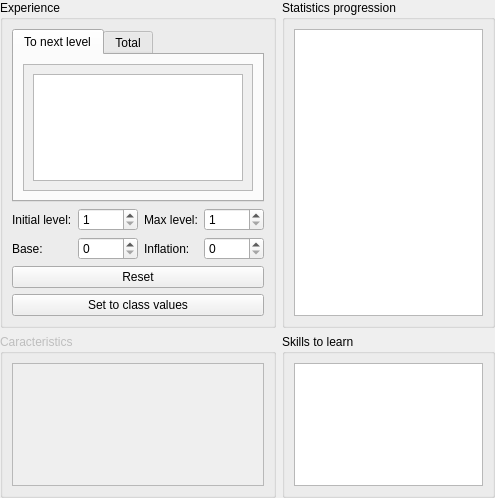
<?xml version="1.0" encoding="UTF-8"?>
<ui version="4.0">
 <class>PanelDatasClass</class>
 <widget class="QWidget" name="PanelDatasClass">
  <property name="geometry">
   <rect>
    <x>0</x>
    <y>0</y>
    <width>495</width>
    <height>498</height>
   </rect>
  </property>
  <property name="windowTitle">
   <string>Form</string>
  </property>
  <layout class="QGridLayout" name="gridLayout">
   <property name="leftMargin">
    <number>0</number>
   </property>
   <property name="topMargin">
    <number>0</number>
   </property>
   <property name="rightMargin">
    <number>0</number>
   </property>
   <property name="bottomMargin">
    <number>0</number>
   </property>
   <item row="0" column="0">
    <layout class="QGridLayout" name="gridLayout_37" rowstretch="2,1">
     <item row="0" column="0">
      <widget class="QGroupBox" name="groupBox_30">
       <property name="enabled">
        <bool>true</bool>
       </property>
       <property name="title">
        <string>Experience</string>
       </property>
       <layout class="QGridLayout" name="gridLayout_38">
        <item row="2" column="0">
         <widget class="QPushButton" name="pushButtonSetClassValues">
          <property name="enabled">
           <bool>true</bool>
          </property>
          <property name="text">
           <string>Set to class values</string>
          </property>
         </widget>
        </item>
        <item row="0" column="0">
         <layout class="QVBoxLayout" name="verticalLayout_21" stretch="0,0">
          <item>
           <widget class="QTabWidget" name="tabWidget">
            <property name="currentIndex">
             <number>0</number>
            </property>
            <widget class="QWidget" name="tab">
             <attribute name="title">
              <string>To next level</string>
             </attribute>
             <layout class="QGridLayout" name="gridLayout_2">
              <item row="0" column="0">
               <widget class="QScrollArea" name="scrollArea">
                <property name="focusPolicy">
                 <enum>Qt::NoFocus</enum>
                </property>
                <property name="widgetResizable">
                 <bool>true</bool>
                </property>
                <widget class="QWidget" name="scrollAreaWidgetContents">
                 <property name="geometry">
                  <rect>
                   <x>0</x>
                   <y>0</y>
                   <width>262</width>
                   <height>102</height>
                  </rect>
                 </property>
                 <layout class="QGridLayout" name="gridLayout_4">
                  <item row="0" column="0">
                   <widget class="WidgetTableProgression" name="tableWidgetNextLevel">
                    <property name="cursor" stdset="0">
                     <cursorShape>PointingHandCursor</cursorShape>
                    </property>
                    <property name="focusPolicy">
                     <enum>Qt::NoFocus</enum>
                    </property>
                    <property name="editTriggers">
                     <set>QAbstractItemView::AnyKeyPressed|QAbstractItemView::DoubleClicked|QAbstractItemView::EditKeyPressed|QAbstractItemView::SelectedClicked</set>
                    </property>
                   </widget>
                  </item>
                 </layout>
                </widget>
               </widget>
              </item>
             </layout>
            </widget>
            <widget class="QWidget" name="tab_2">
             <attribute name="title">
              <string>Total</string>
             </attribute>
             <layout class="QGridLayout" name="gridLayout_3">
              <item row="0" column="0">
               <widget class="QScrollArea" name="scrollArea_2">
                <property name="widgetResizable">
                 <bool>true</bool>
                </property>
                <widget class="QWidget" name="scrollAreaWidgetContents_2">
                 <property name="geometry">
                  <rect>
                   <x>0</x>
                   <y>0</y>
                   <width>262</width>
                   <height>102</height>
                  </rect>
                 </property>
                 <layout class="QGridLayout" name="gridLayout_5">
                  <item row="0" column="0">
                   <widget class="WidgetTableProgression" name="tableWidgetTotalLevel">
                    <property name="editTriggers">
                     <set>QAbstractItemView::NoEditTriggers</set>
                    </property>
                   </widget>
                  </item>
                 </layout>
                </widget>
               </widget>
              </item>
             </layout>
            </widget>
           </widget>
          </item>
          <item>
           <layout class="QGridLayout" name="gridLayout_28" columnstretch="0,1,0,1">
            <item row="1" column="3">
             <widget class="QSpinBox" name="spinBoxClassInflation">
              <property name="maximumSize">
               <size>
                <width>60</width>
                <height>16777215</height>
               </size>
              </property>
              <property name="focusPolicy">
               <enum>Qt::StrongFocus</enum>
              </property>
              <property name="minimum">
               <number>0</number>
              </property>
              <property name="maximum">
               <number>999999999</number>
              </property>
             </widget>
            </item>
            <item row="1" column="0">
             <widget class="QLabel" name="label_16">
              <property name="text">
               <string>Base:</string>
              </property>
             </widget>
            </item>
            <item row="0" column="0">
             <widget class="QLabel" name="label_14">
              <property name="text">
               <string>Initial level:</string>
              </property>
             </widget>
            </item>
            <item row="0" column="1">
             <widget class="QSpinBox" name="spinBoxClassInitialLevel">
              <property name="maximumSize">
               <size>
                <width>60</width>
                <height>16777215</height>
               </size>
              </property>
              <property name="focusPolicy">
               <enum>Qt::StrongFocus</enum>
              </property>
              <property name="minimum">
               <number>1</number>
              </property>
              <property name="maximum">
               <number>99999</number>
              </property>
             </widget>
            </item>
            <item row="0" column="2">
             <widget class="QLabel" name="label_15">
              <property name="text">
               <string>Max level:</string>
              </property>
             </widget>
            </item>
            <item row="0" column="3">
             <widget class="QSpinBox" name="spinBoxClassMaxLevel">
              <property name="maximumSize">
               <size>
                <width>60</width>
                <height>16777215</height>
               </size>
              </property>
              <property name="focusPolicy">
               <enum>Qt::StrongFocus</enum>
              </property>
              <property name="minimum">
               <number>1</number>
              </property>
              <property name="maximum">
               <number>99999</number>
              </property>
             </widget>
            </item>
            <item row="1" column="1">
             <widget class="QSpinBox" name="spinBoxClassBase">
              <property name="maximumSize">
               <size>
                <width>60</width>
                <height>16777215</height>
               </size>
              </property>
              <property name="focusPolicy">
               <enum>Qt::StrongFocus</enum>
              </property>
              <property name="minimum">
               <number>0</number>
              </property>
              <property name="maximum">
               <number>999999999</number>
              </property>
             </widget>
            </item>
            <item row="1" column="2">
             <widget class="QLabel" name="label_17">
              <property name="text">
               <string>Inflation:</string>
              </property>
             </widget>
            </item>
           </layout>
          </item>
         </layout>
        </item>
        <item row="1" column="0">
         <widget class="QPushButton" name="pushButtonReset">
          <property name="text">
           <string>Reset</string>
          </property>
         </widget>
        </item>
       </layout>
      </widget>
     </item>
     <item row="0" column="1">
      <widget class="QGroupBox" name="groupBox_20">
       <property name="title">
        <string>Statistics progression</string>
       </property>
       <layout class="QGridLayout" name="gridLayout_26">
        <item row="0" column="0">
         <widget class="WidgetSuperTree" name="treeViewStatisticsProgression">
          <property name="editTriggers">
           <set>QAbstractItemView::NoEditTriggers</set>
          </property>
          <property name="indentation">
           <number>0</number>
          </property>
          <attribute name="headerDefaultSectionSize">
           <number>57</number>
          </attribute>
          <attribute name="headerMinimumSectionSize">
           <number>2</number>
          </attribute>
          <attribute name="headerStretchLastSection">
           <bool>false</bool>
          </attribute>
         </widget>
        </item>
       </layout>
      </widget>
     </item>
     <item row="1" column="0">
      <widget class="QGroupBox" name="groupBox_29">
       <property name="enabled">
        <bool>false</bool>
       </property>
       <property name="title">
        <string>Caracteristics</string>
       </property>
       <layout class="QGridLayout" name="gridLayout_27">
        <item row="0" column="0">
         <widget class="QTreeView" name="treeView_2">
          <property name="editTriggers">
           <set>QAbstractItemView::NoEditTriggers</set>
          </property>
         </widget>
        </item>
       </layout>
      </widget>
     </item>
     <item row="1" column="1">
      <widget class="QGroupBox" name="groupBox_21">
       <property name="title">
        <string>Skills to learn</string>
       </property>
       <layout class="QGridLayout" name="gridLayout_25">
        <item row="0" column="0">
         <widget class="WidgetSuperTree" name="treeViewClassSkills">
          <property name="verticalScrollBarPolicy">
           <enum>Qt::ScrollBarAsNeeded</enum>
          </property>
          <property name="horizontalScrollBarPolicy">
           <enum>Qt::ScrollBarAlwaysOff</enum>
          </property>
          <property name="editTriggers">
           <set>QAbstractItemView::NoEditTriggers</set>
          </property>
          <property name="showDropIndicator" stdset="0">
           <bool>false</bool>
          </property>
          <property name="indentation">
           <number>0</number>
          </property>
          <attribute name="headerDefaultSectionSize">
           <number>57</number>
          </attribute>
          <attribute name="headerMinimumSectionSize">
           <number>2</number>
          </attribute>
          <attribute name="headerStretchLastSection">
           <bool>false</bool>
          </attribute>
         </widget>
        </item>
       </layout>
      </widget>
     </item>
    </layout>
   </item>
  </layout>
 </widget>
 <customwidgets>
  <customwidget>
   <class>WidgetTableProgression</class>
   <extends>QTableWidget</extends>
   <header>widgettableprogression.h</header>
  </customwidget>
  <customwidget>
   <class>WidgetSuperTree</class>
   <extends>QTreeView</extends>
   <header>widgetsupertree.h</header>
  </customwidget>
 </customwidgets>
 <resources/>
 <connections/>
</ui>
